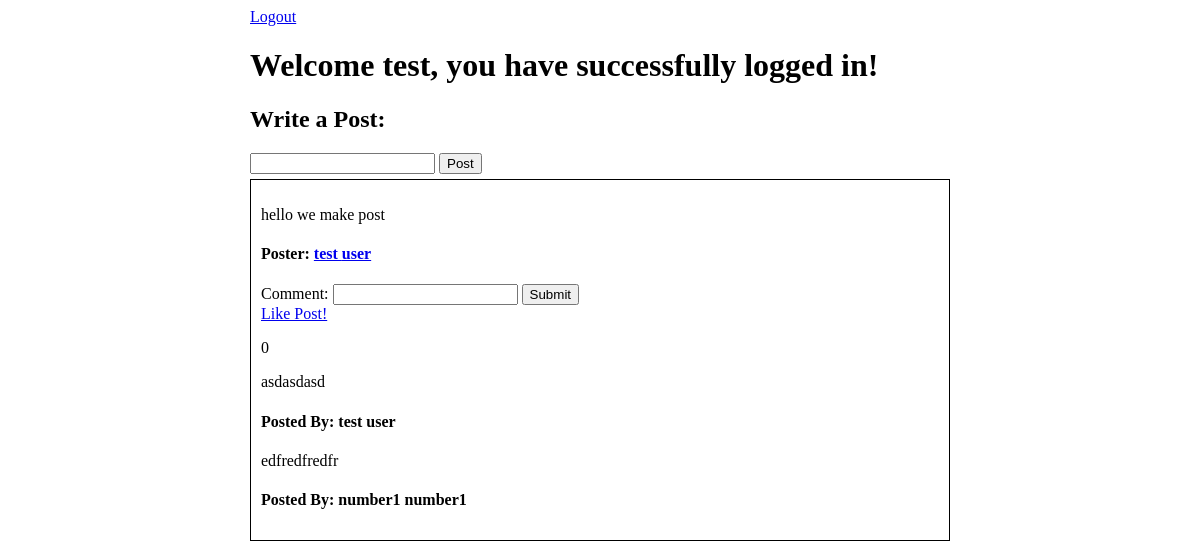
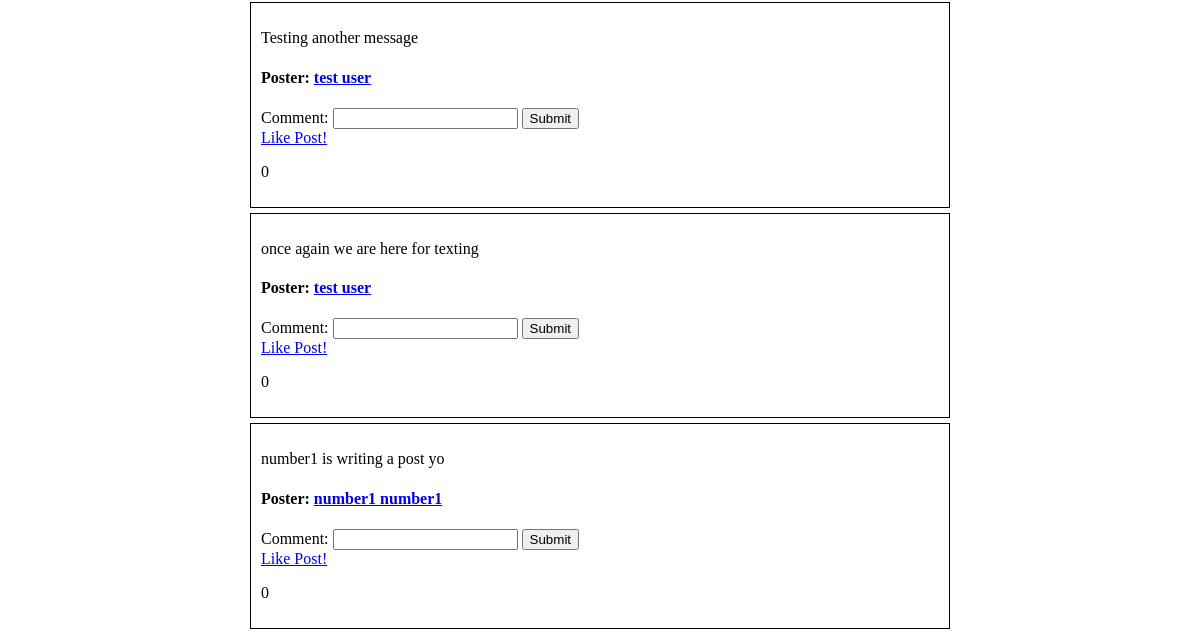
Before: /success (signed in) with the older database file (2 pictures, top to bottom).
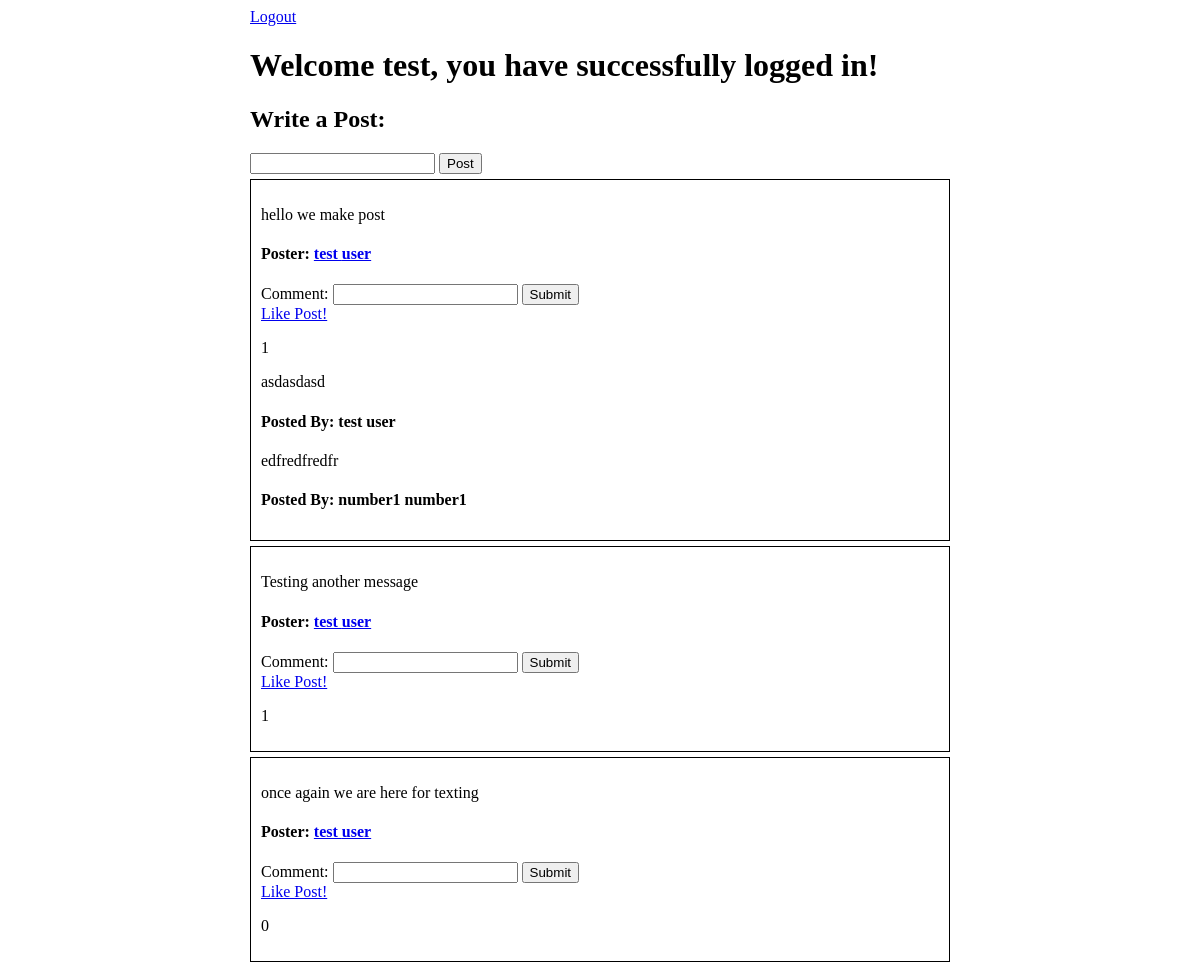
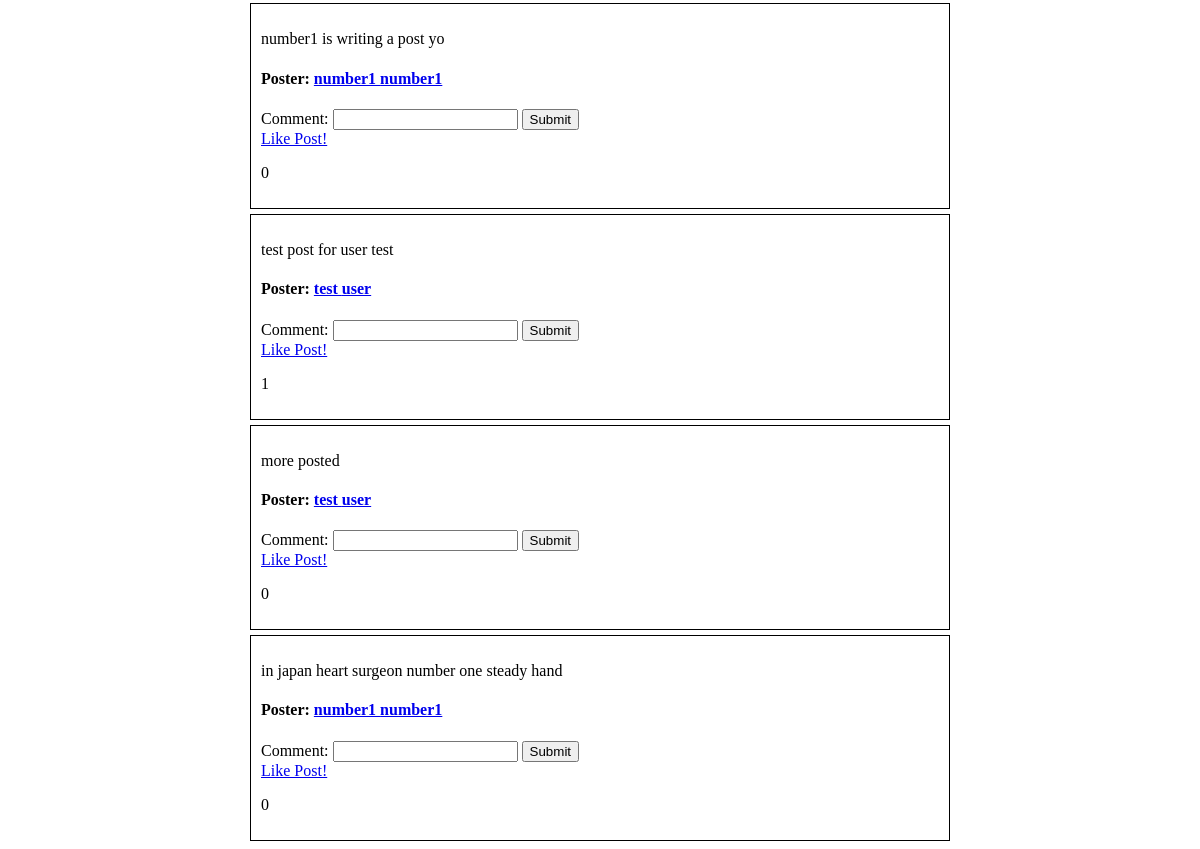
After: the same page with the newer database file (2 pictures, top to bottom).
### login_reg_app/models.py (models this page shows)
class User(models.Model):
    first_name = models.CharField(max_length=50)
    last_name = models.CharField(max_length=50)
    password = models.CharField(max_length=50)
    email = models.CharField(max_length=50)
    password = models.CharField(max_length=50)
    created_at = models.DateTimeField(auto_now_add=True)
    updated_at = models.DateTimeField(auto_now=True)
    objects = UserManager()

class Wall_Message(models.Model):
    message = models.CharField(max_length=255)
    poster = models.ForeignKey(User, related_name='user_messages', on_delete=models.CASCADE)
    user_likes = models.ManyToManyField(User, related_name='liked_posts')
    created_at = models.DateTimeField(auto_now_add=True)
    updated_at = models.DateTimeField(auto_now=True)

class Comment(models.Model):
    comment = models.CharField(max_length=255)
    poster = models.ForeignKey(User, related_name='user_comments', on_delete=models.CASCADE)
    wall_message = models.ForeignKey(Wall_Message, related_name="post_comments", on_delete=models.CASCADE)
    created_at = models.DateTimeField(auto_now_add=True)
    updated_at = models.DateTimeField(auto_now=True)

### login_reg_app/views.py (the view)
# urls.py: path('success', views.success),
def success(request):
    if 'user' not in request.session:
        return redirect('/')
    context = {
        'wall_messages': Wall_Message.objects.all()
    }
    return render(request, 'success.html', context)

### login_reg_app/templates/success.html (shortened to what this page needs)
<!DOCTYPE html>
<html lang="en">
<head>
    {% load static %}
    <link rel="stylesheet" type="text/css" href="{% static 'css/style.css' %}">
</head>
<body>
    <div id="wrapper">
        <a href="/logout">Logout</a>
        <h1>Welcome {{request.session.user}}, you have successfully logged in!</h1>
        <h2>Write a Post:</h2>
        <form action="/make_post" method="POST">
            <input type="text" name="mess">
            <input type="submit" value="Post">
        </form>
        <div id='posts'>
            {% for post in wall_messages %}
            <div class='one_post'>
                <p>{{post.message}}</p>
                <h4>Poster: <a href="/user_profile/{{post.poster.id}}">{{post.poster.first_name}} {{post.poster.last_name}}</a></h4>
                <form action="/add_comment/{{post.id}}" method=POST>
                    Comment: <input type="text" name="comment">
                    <input type="submit" value="Submit">
                </form>
                <a href="/like/{{post.id}}">Like Post!</a>
                <p>{{post.user_likes.count}}</p>
                <div id="comment">
                    {% for comment in post.post_comments.all %}
                        <p>{{comment.comment}}</p>
                        <h4>Posted By: {{comment.poster.first_name}} {{comment.poster.last_name}}</h4>
                    {% endfor %}
                </div>
            </div>
            {% endfor %}
        </div>
    </div>
</body>
</html>

### login_reg_app/static/css/style.css (style rules this page uses)
#wrapper { margin: 0px auto; width: 700px; }
.one_post { border: solid; border-width: 1px; padding: 10px; margin-top: 5px; }

Changed rows visible on the page:
computed for Wall_Message "hello we make post": user_likes.count "0" → "1"
computed for Wall_Message "Testing another message": user_likes.count "0" → "1"
added Wall_Message: message "test post for user test", poster.first_name "test", poster.last_name "user", user_likes.count "1"
added Wall_Message: message "more posted", poster.first_name "test", poster.last_name "user", user_likes.count "0"
added Wall_Message: message "in japan heart surgeon number one steady hand", poster.first_name "number1", poster.last_name "number1", user_likes.count "0"
